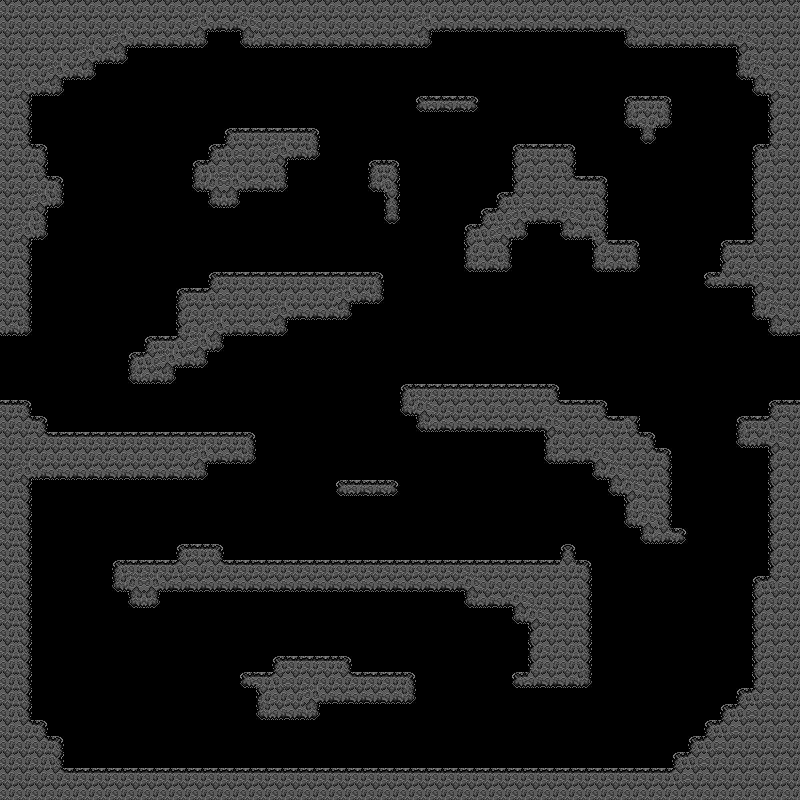

This game map was drawn from its Tiled (.tmx) file and the tilesets committed beside it. A one-line description and the trimmed map source follow:
An orthogonal 50x50 tile map with 16x16 px tiles, 1 tile layer (terrain), 1 hidden layer not drawn and 10 objects.

<map version="1.10" tiledversion="1.11.2" orientation="orthogonal" renderorder="right-down" width="50" height="50" tilewidth="16" tileheight="16" infinite="0" nextlayerid="8" nextobjectid="21">
 <tileset firstgid="1" source="Rock Tile Set.tsx" />
 <layer id="1" name="prototype" width="50" height="50" visible="0">
  <data>[2500 cells, 876 non-empty, 2 distinct tile ids]</data>
 </layer>
 <objectgroup id="7" name="SpawnLayer">
  <object id="11" gid="40" x="264" y="120" width="16" height="16" />
  <object id="12" gid="40" x="552" y="136" width="16" height="16" />
  <object id="13" gid="40" x="264" y="264" width="16" height="16" />
  <object id="14" gid="40" x="440" y="376" width="16" height="16" />
  <object id="15" gid="40" x="632" y="408" width="16" height="16" />
  <object id="16" gid="40" x="264" y="552" width="16" height="16" />
  <object id="17" gid="40" x="536" y="552" width="16" height="16" />
  <object id="18" gid="40" x="312" y="648" width="16" height="16" />
  <object id="19" gid="40" x="184" y="760" width="16" height="16" />
  <object id="20" gid="40" x="600" y="760" width="16" height="16" />
 </objectgroup>
 <layer id="3" name="terrain" width="50" height="50">
  <properties>
   <property name="st2u:AddComponent" value="ChunkData" />
   <property name="st2u:CompositeCollider2D" type="bool" value="true" />
   <property name="unity:layer" value="Ground" />
  </properties>
  <data>[2500 cells, 866 non-empty, 19 distinct tile ids]</data>
 </layer>
</map>
